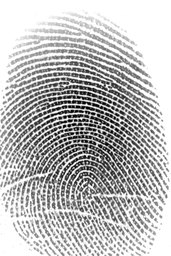
#> input picture Images/1.bmp, 171 x 256 px, shrunk from 320 x 480 before the run; its folder holds only this picture in this run
$ python main.py   (older library calls are emulated)
#> lines starting #> are read from the running program, lines starting #| are printed output that depends on the picture
### app/image_manager.py
import io
import os
from pathlib import Path
from tkinter import filedialog

import cairosvg
import numpy as np
from PIL import Image, ImageOps

from app.color_image_handler import ColorImageHandler
from app.grayscale_image_handler import GrayscaleImageHandler


class ImageManager:
    def __init__(self):
        self.handlers = []
        self.handler = None
        self.current_handler_ord = 0
        self.original_handler = None


    def load_image(self, img_name=None, folder_mode=False):
#> called with img_name = 'Images/1.bmp', folder_mode = True
        if img_name is None:
            img_name = filedialog.askopenfilename(
                title="Wybierz plik obrazu",
                filetypes=[("Image files", ".jpg .jpeg .png .tiff .bmp .svg")]
            )

        if not img_name:
            raise FileNotFoundError("Nie wybrano żadnego pliku.")

        if img_name.lower().endswith((".jpg", ".jpeg", ".png", ".tiff", ".bmp")):
            img = Image.open(img_name).resize((320, 480))
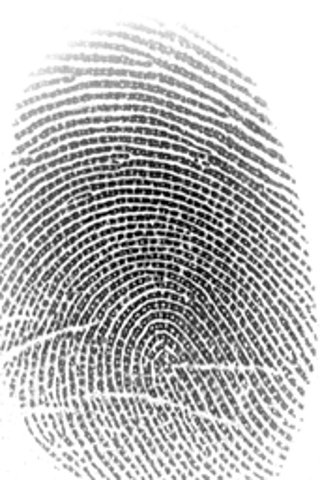
#> img: PIL image 320x480 L; min 0, max 255, mean 187.8
            img_title = Path(img_name).stem
        elif img_name.lower().endswith(".svg"):
            png_bytes = cairosvg.svg2png(url=img_name)
            img = Image.open(io.BytesIO(png_bytes)).convert("RGBA")
            img_title = Path(img_name).stem
        else:
            return None

        handler = self._create_handler(img, img_title)

        if not folder_mode:
            self.handlers = [handler]
            self.handler = handler
            self.original_handler = handler
            return handler.img_modified

        return handler

    def _create_handler(self, img, img_title):
        if self.is_image_grayscale(img):
            return GrayscaleImageHandler(img, img_title)
        else:
            return ColorImageHandler(img, img_title)
    def set_current_handler(self, index):
        if 0 <= index < len(self.handlers):
            self.handler = self.handlers[index]
            self.current_handler_ord = index
    def load_folder(self, folder_name=None):
        if folder_name is None:
            folder_name = filedialog.askdirectory(mustexist=True, initialdir=os.getcwd())

        if not folder_name:
            raise FileNotFoundError("Nie wybrano folderu.")

        self.handlers = []
        self.handler = None
        self.original_handler = None

        for file in os.listdir(folder_name):
            path = os.path.join(folder_name, file)
            try:
                handler = self.load_image(path, folder_mode=True)
                if handler:
                    self.handlers.append(handler)
                    self.originals.append(handler.img_original)
            except:
                pass

        if self.handlers:
            self.handler = self.handlers[0]
            self.original_handler = self.handlers[0]

        return self.handlers

    def replace_image(self, new_img):
        self._assign_handler(new_img)

    # [17 lines left out: functions _assign_handler, save_image, convert_to_grayscale, not called in this run]

    def restore_original(self):
        self.handler.restore_original()

    @staticmethod
    def is_image_grayscale(img):
        if img.mode == "L":
            return True
        if img.mode in ("RGB", "RGBA"):
            arr = np.array(img)
            return np.allclose(arr[..., 0], arr[..., 1]) and np.allclose(arr[..., 1], arr[..., 2])
        return False

    @staticmethod
    def is_image_binarized(img):
        if not ImageManager.is_image_grayscale(img):
            return False
        img_arr = np.array(img)
        img_size = img_arr.size
        w, b = 0, 0
        for row in img_arr:
            for pixel in row:
                if pixel == 255:
                    w += 1
                if pixel == 0:
                    b += 1
        if w+b == img_size:
            return True
        return False

### app/base_image_handler.py
import datetime
import tkinter as tk
from enum import Enum

import cv2
import numpy as np
from PIL import Image, ImageOps

from app.minutiae_detection import crossingnumber
from app.thinning_algorithm import zhangSuen, kmm

class AdjustmentMethods(Enum):
    ADDITION = 0
    MULTIPLICATION = 1
    POWER = 2


class BinarizationMethods(Enum):
    MANUAL = 0
    PERCENT_SELECTION = 1
    OTSU = 2
    NIBLACK = 3


class BaseImageHandler:
    def __init__(self, img, img_title = None):
        self.img_original = img
        self.img_title = img_title or datetime.datetime.now()
        self.img_modified = self.img_original.copy()
        self.img_display = self.img_original.copy()
        self.img_change_history = []
        self.minutiae = None

    def change_pixel_color(self, coords):
        ...

    # [4 lines left out: function restore_original, not called in this run]

    def update_image(self, img):
        img = Image.fromarray(img)
        self.img_modified = img
        self.img_display = self.img_modified.copy()
        self.img_change_history.append(self.img_modified.copy())

    # [10 lines left out: function undo_change, not called in this run]
    def convert_to_grayscale(self):
        ...

    # [94 lines left out: functions ask_adjust_brightness_option, adjust_brightness, additive_adjustment, multiplicative_adjustment, power_adjustment, not called in this run]

    def display_histogram(self):
        ...

    def stretch_histogram(self):
        ...

    # [14 lines left out: function equalize_channel, not called in this run]

    def equalize_histogram(self):
        ...

    def apply_clahe(self):
        cv2_img = np.array(self.img_modified)

        if cv2_img.ndim == 2:
            clahe = cv2.createCLAHE(clipLimit=5, tileGridSize=(8, 8))
            clahe_img = clahe.apply(cv2_img)

        else:
            if cv2_img.shape[2] == 4:
                cv2_img = cv2.cvtColor(cv2_img, cv2.COLOR_RGBA2RGB)

            lab = cv2.cvtColor(cv2_img, cv2.COLOR_RGB2LAB)
            l, a, b = cv2.split(lab)

            clahe = cv2.createCLAHE(clipLimit=5, tileGridSize=(8, 8))
            l2 = clahe.apply(l)

            lab2 = cv2.merge([l2, a, b])
            clahe_img = cv2.cvtColor(lab2, cv2.COLOR_LAB2RGB)

        self.update_image(clahe_img)

    def pil_to_cv2_conversion(self, img):
        return np.array(img)

    def cv2_to_pil_conversion(self, img_np):
        return Image.fromarray(img_np)
    # [28 lines left out: function create_kernel, not called in this run]

    @staticmethod
    def is_kernel_symmetrical(kernel):
        return np.array_equal(kernel, np.rot90(kernel, kernel.shape[0]))

    # [91 lines left out: functions ask_linear_filter_parameters, linear_filter_channel, not called in this run]

    def linear_filter(self, kernel):
        ...

    def compute_orientation(self, img, block=32):
        img = img.astype(np.float32)
        rows, cols = img.shape

        gx = cv2.Sobel(img, cv2.CV_32F, 1, 0, ksize=3)
        gy = cv2.Sobel(img, cv2.CV_32F, 0, 1, ksize=3)

        orientation = np.zeros((rows, cols), dtype=np.float32)

        for i in range(0, rows - block, block):
            for j in range(0, cols - block, block):
                gx_block = gx[i:i + block, j:j + block]
                gy_block = gy[i:i + block, j:j + block]

                Vx = np.sum(2 * gx_block * gy_block)
                Vy = np.sum(gx_block ** 2 - gy_block ** 2)

                angle = 0.5 * np.arctan2(Vx, Vy)
                orientation[i:i + block, j:j + block] = angle

        return orientation

    def add_padding(self, top, right, bottom, left, value):
        padded_img = ImageOps.expand(self.img_modified,  border=(left,top,right,bottom), fill=value)
        padded = np.array(padded_img)
        self.update_image(padded)

    def remove_padding(self, top, right, bottom, left):
        width, height = self.img_modified.size
        cropped_img = self.img_modified.crop((left,top,width - right,height - bottom))
        cropped = np.array(cropped_img)
        self.update_image(cropped)

    def gabor_filter(self, block=32):
        self.add_padding(block,block,block,block,255)
        # Pobieramy obraz jako tablicę numpy
        cv2_img = np.array(self.img_modified)
        if cv2_img.dtype != np.uint8:
            cv2_img = cv2_img.astype(np.uint8)

        # Obliczamy orientację lokalną w blokach
        orientation = self.compute_orientation(cv2_img, block=block)

        rows, cols = cv2_img.shape
        output = np.zeros_like(cv2_img, dtype=np.float32)

        # Przechodzimy przez bloki zgodnie z obliczeniami orientacji
        for i in range(0, rows, block):
            for j in range(0, cols, block):
                i2 = min(i + block, rows)
                j2 = min(j + block, cols)

                block_img = cv2_img[i:i2, j:j2]
                theta = orientation[i, j]

                kernel = cv2.getGaborKernel((28, 28), 4.0, theta, 10.0, 0.5, 0)
                filtered_block = cv2.filter2D(block_img, cv2.CV_32F, kernel)

                output[i:i2, j:j2] = filtered_block

        # Normalizacja – jak w Twoim kodzie
        output = cv2.normalize(output, None, 0, 255, cv2.NORM_MINMAX)
        output = output.astype(np.uint8)

        # Aktualizacja obrazu
        self.update_image(output)
        self.remove_padding(block,block,block,block)
    # [23 lines left out: function ask_median_mask_size, not called in this run]

    def median_filter(self, size):
        ...

    def median_channel(self, channel, size):
        w, h = self.img_modified.size
        pad_h, pad_w = size // 2, size // 2
        padded = np.pad(channel, ((pad_h, pad_h), (pad_w, pad_w)), mode='reflect')
        g = np.zeros((h, w), dtype=np.float32)
        for i in range(h):
            for j in range(w):
                region = padded[i:i + size, j:j + size]
                g[i, j] = np.mean(region)
        output_matrix = np.clip(g, 0, 255).astype(np.uint8)
        return output_matrix

    # [25 lines left out: function ask_binarization_method, not called in this run]

    def apply_binarization(self, method):
        match method:
            case BinarizationMethods.MANUAL:
                self.manual_binarization()
            case BinarizationMethods.PERCENT_SELECTION:
                self.percent_selection_binarization()
            case BinarizationMethods.OTSU:
                self.otsu_binarization()
            case BinarizationMethods.NIBLACK:
                window_size = self.ask_niblack_window_size()
                self.niblack_binarization(window_size)

    # [46 lines left out: functions manual_binarization, percent_selection_binarization, not called in this run]

    def otsu_binarization(self):
        arr = np.array(self.img_modified).astype(np.uint8)
        hist, _ = np.histogram(arr, bins=256, range=(0, 256))
        p = hist / hist.sum()

        omega = np.cumsum(p)
        mu = np.cumsum(p * np.arange(256))
        mu_t = mu[-1]

        sigma_b_squared = (mu_t * omega - mu) ** 2 / (omega * (1 - omega) + 1e-9)
        t_opt = np.argmax(sigma_b_squared)

        arr[arr < t_opt] = 0
        arr[arr >= t_opt] = 255
        self.update_image(arr)

    # [111 lines left out: functions ask_niblack_window_size, niblack_binarization, apply_erosion, apply_dilatation, fill_gaps, not called in this run]

    def apply_thinning(self):
        thin_img = kmm(self.img_modified)
        self.update_image(thin_img)

    def apply_crossingnumber(self):
        cn_img, self.minutiae = crossingnumber(self.img_modified)
        self.update_image(cn_img)

    # [24 lines left out: function draw_minutiae, not called in this run]

### app/grayscale_image_handler.py
from tkinter import messagebox

import numpy as np
from matplotlib import pyplot as plt

from app.base_image_handler import BaseImageHandler
from app.coordinates import Coordinates
import tkinter as tk
from PIL import Image


class GrayscaleImageHandler(BaseImageHandler):

    def convert_to_grayscale(self):
        return self

    # [52 lines left out: functions change_pixel_color, stretch_histogram, display_histogram, equalize_histogram, linear_filter, not called in this run]

    def median_filter(self, size):
        arr = np.array(self.img_modified).astype(np.uint8)
        filtered = self.median_channel(arr, size)
        self.update_image(filtered)

### app/thinning_algorithm.py
"""https://github.com/linbojin/Skeletonization-by-Zhang-Suen-Thinning-Algorithm/blob/master/thinning.py#L17"""
import numpy as np
from PIL import ImageOps
# [72 lines left out: functions neighbours, transitions, zhangSuen, not called in this run]


DELETION_TABLE = {
    3, 6, 7, 12, 14, 15, 24, 28, 30, 31,
    48, 56, 60, 62, 63, 96, 112, 120, 124, 126,
    127, 129, 131, 135, 143, 159, 191, 192, 193,
    195, 199, 207, 223, 224, 225, 227, 231, 239,
    240, 241, 243, 247, 248, 249, 251, 252, 253,
    254
}

WEIGHTS = np.array([
    [128,   1,   2],
    [ 64,   0,   4],
    [ 32,  16,   8]
], dtype=np.uint16)


# [10 lines left out: function normalize_input, not called in this run]

def compute_weight(x, y, img):
    region = img[x-1:x+2, y-1:y+2]
    return int(np.sum(region * WEIGHTS))

# [17 lines left out: function mark_pixels, not called in this run]


def kmm(image):
    """
    KMM thinning algorithm.
    INPUT:  PIL.Image (binary 0/255)
    OUTPUT: NumPy array (0/255)
    """
    inverted = ImageOps.invert(image)
    img = np.array(inverted)

    img = (img > 0).astype(np.uint8)

    rows, cols = img.shape
    changed = True

    neigh = [(-1,0), (-1,1), (0,1), (1,1),
             (1,0), (1,-1), (0,-1), (-1,-1)]

    while changed:
        changed = False
        pixels_to_remove = []

        for x in range(1, rows-1):
            for y in range(1, cols-1):
                if img[x, y] != 1:
                    continue

                # Pobierz 8-sąsiadów
                n = [img[x+dx, y+dy] for dx,dy in neigh]

                # KMM – warunki
                S = sum(n)
                T = sum((n[i] == 0 and n[(i+1)%8] == 1) for i in range(8))

                if not (2 <= S <= 6):
                    continue
                if T != 1:
                    continue
                if n[0] * n[2] * n[4] != 0:
                    continue
                if n[2] * n[4] * n[6] != 0:
                    continue

                pixels_to_remove.append((x, y))

        if pixels_to_remove:
            changed = True
            for x, y in pixels_to_remove:
                img[x,y] = 0

    img[img == 1] = 255
    return img

### app/minutiae_detection.py
"""https://github.com/linbojin/Skeletonization-by-Zhang-Suen-Thinning-Algorithm/blob/master/thinning.py#L17"""
import numpy as np
import cv2
def neighbours(x, y, image):
    """Return 8-neighbours of image point P1(x,y), clockwise order."""
    P = [
        image[x+1][y],     # S
        image[x+1][y+1],   # SE
        image[x][y+1],     # E
        image[x-1][y+1],   # NE
        image[x-1][y],     # N
        image[x-1][y-1],   # NW
        image[x][y-1],     # W
        image[x+1][y-1]    # SW
    ]
    # zwracamy 0/1 jako int, nie uint8
    return [1 if p > 0 else 0 for p in P]

def calculate_cn_value(P):
    cn = 0
    for i in range(8):
        cn += 0.5 * abs(P[i] - P[(i+1) % 8])
    return cn

# [77 lines left out: functions remove_close_minutiae, remove_border_minutiae, not called in this run]
def crossingnumber(image, remove_border = True, remove_close = True, border_thresh=35):
    minutiae = []
    img = np.array(image)
    rows, cols = img.shape

    out = img.copy()  # żeby nie nadpisywać w miejscu
    for x in range(1, rows - 1):
        for y in range(1, cols - 1):

            if img[x][y] != 255:
#> (the run stopped early here; a loop or call above may not have finished)
